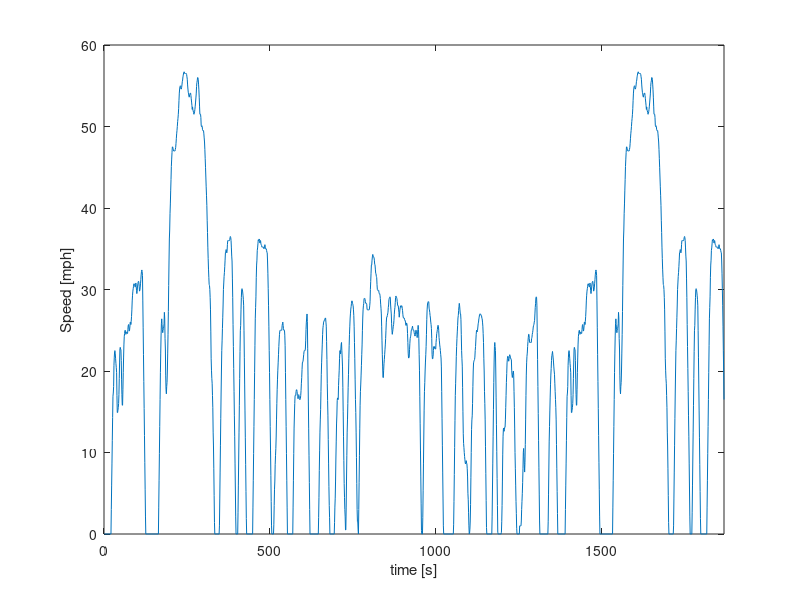

Source code (MATLAB):

% This script defines the driving cycles given in input the EV model. 
% The folder driving_cycles contains folders with driving cycles measured
% from different agencies and conditions. In this example we consider FTP75
% from EPA.

% The txt files contain one cycle, which is clearly not sufficient to fully
% discharge the battery. For this reason, it is necessary to repeat the
% driving cycle for a sufficiently high number of repetition.
% An option could be to set a number of repetitions corresponding to the
% driving range of the EV. In this case, the number of repetition is simply
% the driving range divided by the distance covered by a single cycle.

% In the case of Tesla S and FTP75, ~34 repetitions are required, since a
% single FTP75 cycle correspond to ~ 18 km, and the driving range of TeslaS
% is ~ 600 Km. 

% Running the model for 34 repetitions takes time, so you can set n_repeat 
% just the test the model. A single repetition leads to a discharge of ~2%

% load the driving cycle
DriveCycle=load('driving_cycles/EPA_Vehicle_Chassis_Dynamometer_Driving_Schedules/FTP75.txt');

% FTP75 distance for a single cycle: 17.77 km
distance = 17.77;

% set the number of repetition corresponding to the driving range of the EV
% the drving range is defined in TeslaS_input_data (TeslaS) and
% NissanLeaf_input_data (Nissan Leaf)
%n_repeat = ceil(driving_range/distance);

% set 1 repetition just to test the model
n_repeat = 1;  

length_DriveCycle = length(DriveCycle);
DriveCycle_all_steps=zeros(length_DriveCycle*n_repeat,2);

for i=0:n_repeat-1
    DriveCycle_all_steps(i*length_DriveCycle+1:i*length_DriveCycle+1+length_DriveCycle-1,2)=DriveCycle(:,2);
end

DriveCycle_all_steps(:,1)=1:length_DriveCycle*n_repeat;

plot(DriveCycle_all_steps(:,2))
xlim([0 length_DriveCycle*n_repeat])
xlabel('time [s]')
ylabel('Speed [mph]')
